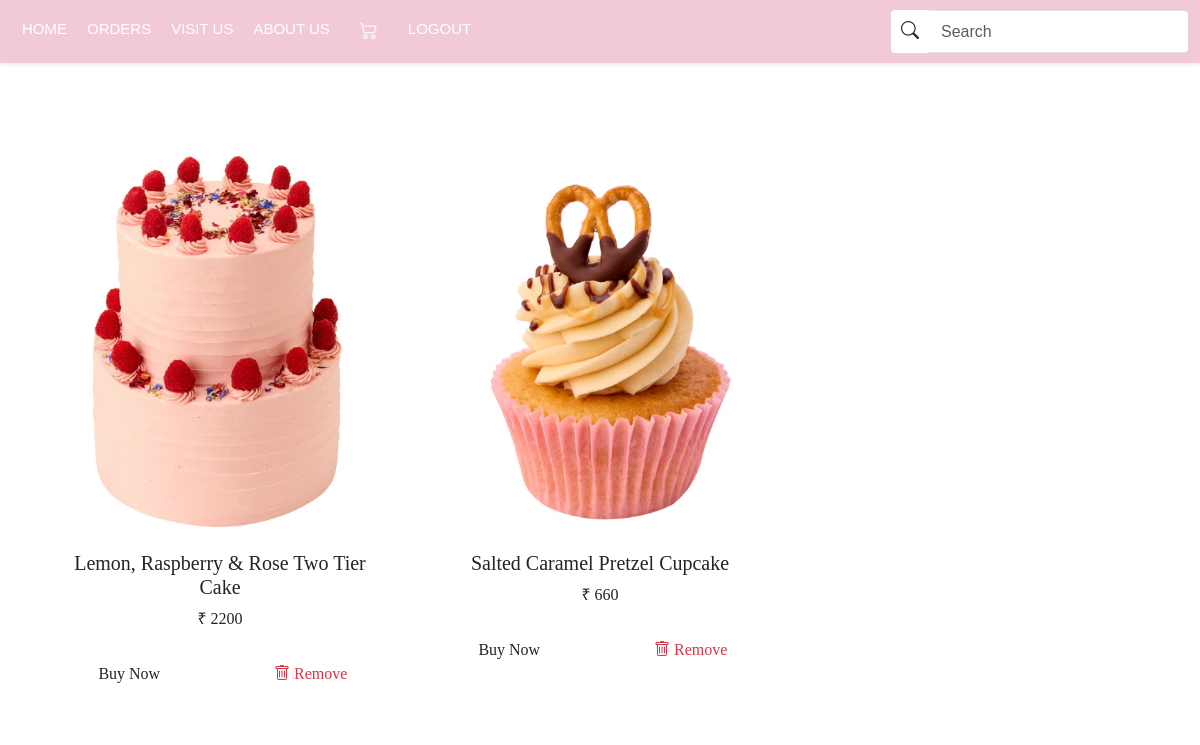
Before: /cart_display (signed in) with the older database file.
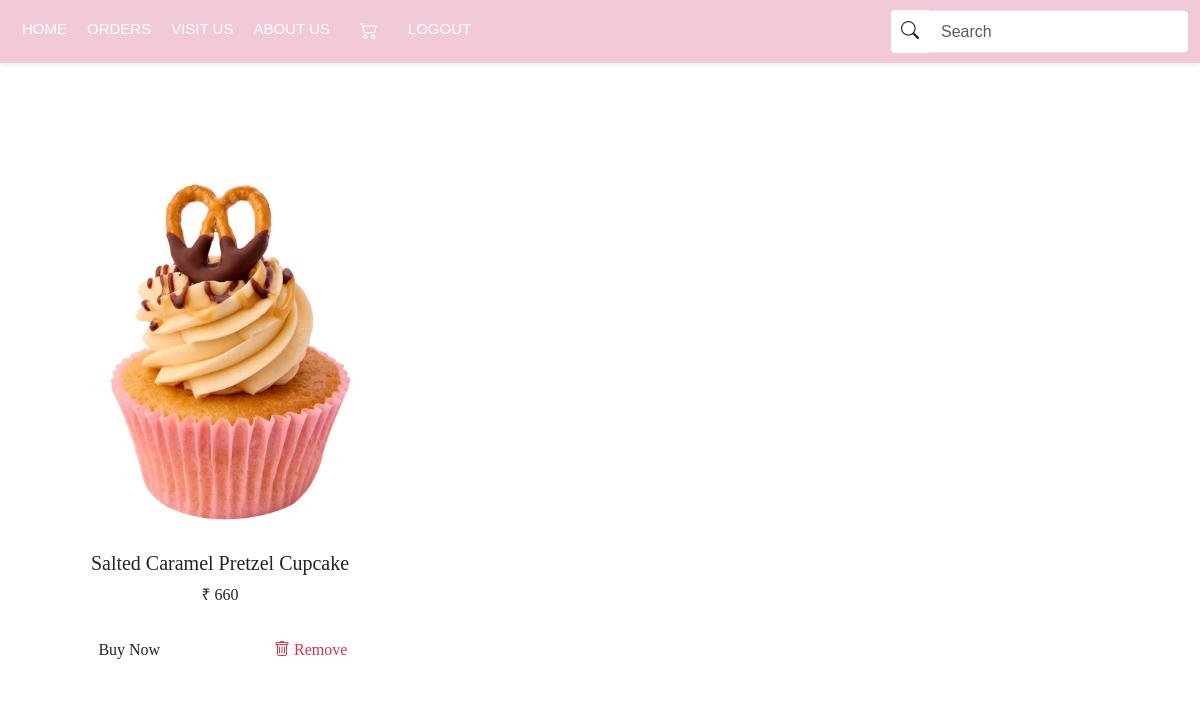
After: the same page with the newer database file.
### app/models.py (models this page shows, shortened)
class Cart(models.Model):
    user=models.ForeignKey(User,on_delete=models.CASCADE)
    cake=models.ForeignKey(Cake,on_delete=models.CASCADE)

class Cake(models.Model):
    name=models.CharField(max_length=100)
    price=models.IntegerField()
    img=models.FileField()
    quantity=models.TextField()
    colour=models.TextField()
    category=models.ForeignKey(Category,on_delete=models.CASCADE)
    description=models.TextField()

### app/views.py (the view)
# urls.py: path('cart_display',views.cart_display),
def cart_display(req):
    user=User.objects.get(username=req.session['user'])
    data=Cart.objects.filter(user=user)
    return render(req,'user/cart_display.html',{'data':data})

### templates/user/cart_display.html (shortened to what this page needs)
<!DOCTYPE html>
<html lang="en">
<head>
    {% load static %}
    <link rel="stylesheet" href="{% static '/css/home.css' %}">
    <link rel="stylesheet" href="https://cdn.jsdelivr.net/npm/bootstrap-icons@1.11.3/font/bootstrap-icons.min.css">
    <link href="https://cdn.jsdelivr.net/npm/bootstrap@5.3.3/dist/css/bootstrap.min.css" rel="stylesheet">
</head>
<body>
    <nav class="navbar navbar-expand-sm navbar-light shadow-sm" style="background-color:#f1c9d9 ;" >
        <div class="container-fluid">
            <div class="collapse navbar-collapse" id="navbarNav">
                <ul class="navbar-nav me-auto mb-2 mb-sm-0">
                    <li class="nav-item">
                        <a class="nav-link active" aria-current="page" href="javascript:void(0)">HOME</a>
                    </li>
                    <li class="nav-item">
                      <a class="nav-link" href="user_view_bookings">ORDERS</a>
                    </li>
                    <li class="nav-item">
                        <a class="nav-link" href="visit_us">VISIT US</a>
                    </li>
                    <li class="nav-item">
                        <a class="nav-link" href="about_us">ABOUT US</a>
                    </li>
                    <li class="nav-item">
                      <a class="nav-link" href="cart_display">
                        <i style="color:white; font-weight: bolder; font-size: 18px;" class="bi bi-cart2"></i>
                      </a>
                   </li>
                    <li class="nav-item">
                      <a class="nav-link" href="logout">LOGOUT</a>
                  </li>
                </ul>
                <form class="d-flex" role="search" action="{% url 'search' %}" method="POST">
                    <div class="input-group">
                        <button class="btn " type="submit" style="background-color: white;">
                            <i class="bi bi-search"></i>
                        </button>
                        <input class="form-control" type="text" placeholder="Search" aria-label="Search"id="search" data-aos="fade-down" data-aos-duration="1500" data-aos-delay="200"
                        class="form-control me-2"
                        aria-label="Search" name="searched">
                    </div>
                </form>
            </div>
        </div>
    </nav>
    <br><br><br>
    <div class="container cart-container">
        <div class="row">
            {% for cart_obj in data %}
            <div class="col-12 col-md-6 col-lg-4 mb-4">
                <div class="card h-100">
                    <img src="{{ cart_obj.cake.img.url }}" class="card-img-top" alt="{{ cart_obj.cake.name }}" style="width: 100%; height: 390px; object-fit: cover;">
                    <div class="card-body">
                        <h5 class="card-title">{{ cart_obj.cake.name }}</h5>
                        <p class="card-text">₹ {{ cart_obj.cake.price }}</p>
                        <div class="d-flex justify-content-between">
                            <a href="../buy_pro/{{ cart_obj.cake.pk }}" class="btn btn-outline-dark">Buy Now</a>
                            <a href="../delete_cart/{{ cart_obj.pk }}" class="btn btn-outline-danger">
                                <i class="bi bi-trash"></i> Remove
                            </a>
                        </div>
                    </div>
                </div>
            </div>
            {% endfor %}
        </div>
    </div>
</body>
</html>

Changed rows visible on the page:
removed Cart: cake.img (picture), cake.name "Lemon, Raspberry & Rose Two Tier Cake", cake.price "2200"
